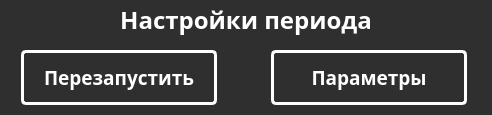
   <widget class="QFrame" name="frame_period_options">
    <property name="geometry">
     <rect>
      <x>16</x>
      <y>415</y>
      <width>492</width>
      <height>115</height>
     </rect>
    </property>
    <property name="styleSheet">
     <string notr="true">border-radius: 20px;
background: rgba(47, 47, 47, 1);</string>
    </property>
    <property name="frameShape">
     <enum>QFrame::StyledPanel</enum>
    </property>
    <property name="frameShadow">
     <enum>QFrame::Raised</enum>
    </property>
    <widget class="QLabel" name="label_period_options">
     <property name="geometry">
      <rect>
       <x>0</x>
       <y>0</y>
       <width>492</width>
       <height>40</height>
      </rect>
     </property>
     <property name="font">
      <font>
       <family>Montserrat ExtraBold</family>
       <pointsize>18</pointsize>
       <weight>75</weight>
       <bold>true</bold>
      </font>
     </property>
     <property name="styleSheet">
      <string notr="true">color: rgb(255, 255, 255);</string>
     </property>
     <property name="text">
      <string>Настройки периода</string>
     </property>
     <property name="alignment">
      <set>Qt::AlignCenter</set>
     </property>
    </widget>
    <widget class="QPushButton" name="pushButton_7">
     <property name="geometry">
      <rect>
       <x>271</x>
       <y>50</y>
       <width>196</width>
       <height>55</height>
      </rect>
     </property>
     <property name="font">
      <font>
       <family>Montserrat ExtraBold</family>
       <pointsize>14</pointsize>
       <weight>75</weight>
       <bold>true</bold>
      </font>
     </property>
     <property name="autoFillBackground">
      <bool>false</bool>
     </property>
     <property name="styleSheet">
      <string notr="true">
QPushButton{

border-radius: 5px;
border: 3px solid rgb(255, 255, 255);
color: rgb(255, 255, 255);
padding-top: -1px;

}

QPushButton::hover{

border-radius: 5px;
border: 3px solid #F03D23;
color:#F03D23;
padding-top: -1px;
background-color: rgb(255, 255, 255);
}</string>
     </property>
     <property name="text">
      <string>Параметры</string>
     </property>
     <property name="checkable">
      <bool>false</bool>
     </property>
     <property name="autoDefault">
      <bool>false</bool>
     </property>
     <property name="flat">
      <bool>false</bool>
     </property>
    </widget>
    <widget class="QPushButton" name="pushButton_Restart">
     <property name="geometry">
      <rect>
       <x>21</x>
       <y>50</y>
       <width>196</width>
       <height>55</height>
      </rect>
     </property>
     <property name="font">
      <font>
       <family>Montserrat ExtraBold</family>
       <pointsize>14</pointsize>
       <weight>75</weight>
       <bold>true</bold>
       <stylestrategy>PreferDefault</stylestrategy>
      </font>
     </property>
     <property name="layoutDirection">
      <enum>Qt::LeftToRight</enum>
     </property>
     <property name="autoFillBackground">
      <bool>false</bool>
     </property>
     <property name="styleSheet">
      <string notr="true">
QPushButton{

border-radius: 5px;
border: 3px solid rgb(255, 255, 255);
color: rgb(255, 255, 255);
padding-top: -1px;

}

QPushButton::hover{

border-radius: 5px;
border: 3px solid #F03D23;
color:#F03D23;
padding-top: -1px;
background-color: rgb(255, 255, 255);
}</string>
     </property>
     <property name="text">
      <string>Перезапустить</string>
     </property>
     <property name="checkable">
      <bool>false</bool>
     </property>
     <property name="autoDefault">
      <bool>false</bool>
     </property>
     <property name="default">
      <bool>false</bool>
     </property>
     <property name="flat">
      <bool>false</bool>
     </property>
    </widget>
   </widget>
